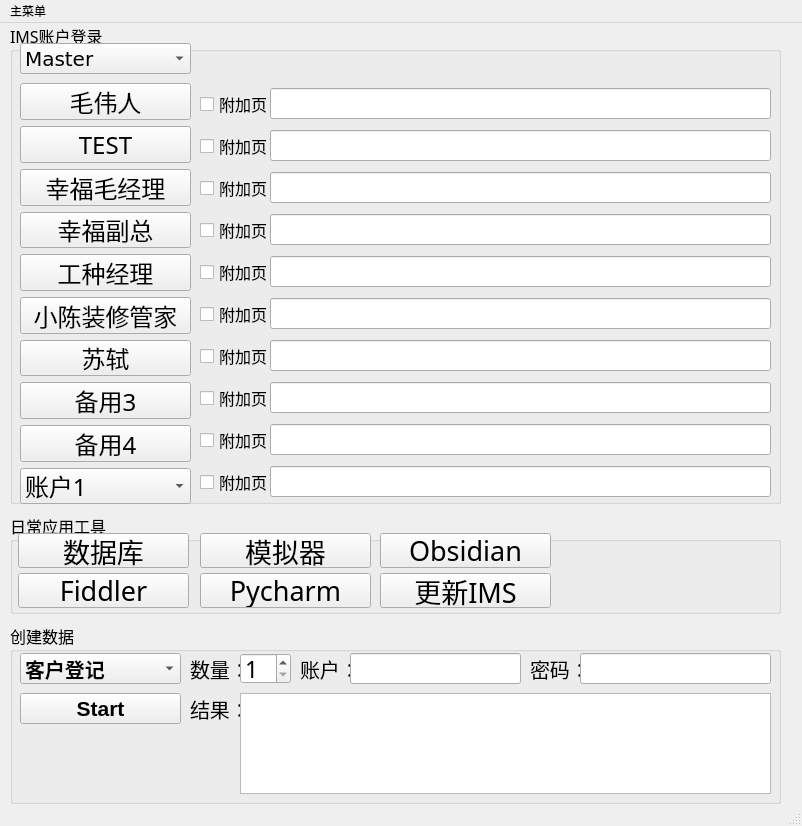
<?xml version="1.0" encoding="UTF-8"?>
<ui version="4.0">
 <class>MainWindow</class>
 <widget class="QMainWindow" name="MainWindow">
  <property name="enabled">
   <bool>true</bool>
  </property>
  <property name="geometry">
   <rect>
    <x>0</x>
    <y>0</y>
    <width>802</width>
    <height>826</height>
   </rect>
  </property>
  <property name="windowTitle">
   <string>MainWindow</string>
  </property>
  <widget class="QWidget" name="centralwidget">
   <widget class="QGroupBox" name="groupBox">
    <property name="geometry">
     <rect>
      <x>10</x>
      <y>600</y>
      <width>771</width>
      <height>181</height>
     </rect>
    </property>
    <property name="font">
     <font>
      <family>新宋体</family>
      <pointsize>12</pointsize>
     </font>
    </property>
    <property name="title">
     <string>创建数据</string>
    </property>
    <widget class="QComboBox" name="comboBox_2">
     <property name="geometry">
      <rect>
       <x>10</x>
       <y>30</y>
       <width>161</width>
       <height>31</height>
      </rect>
     </property>
     <property name="font">
      <font>
       <family>楷体</family>
       <pointsize>15</pointsize>
       <weight>75</weight>
       <bold>true</bold>
      </font>
     </property>
     <item>
      <property name="text">
       <string>客户登记</string>
      </property>
     </item>
     <item>
      <property name="text">
       <string>合同登记</string>
      </property>
     </item>
     <item>
      <property name="text">
       <string>合同优惠单登记</string>
      </property>
     </item>
     <item>
      <property name="text">
       <string>开工预案（UI）</string>
      </property>
     </item>
     <item>
      <property name="text">
       <string>设计见面</string>
      </property>
     </item>
     <item>
      <property name="text">
       <string>报价单（UI）</string>
      </property>
     </item>
     <item>
      <property name="text">
       <string>开工申请（UI）</string>
      </property>
     </item>
     <item>
      <property name="text">
       <string>核算单（UI）</string>
      </property>
     </item>
    </widget>
    <widget class="QLabel" name="label">
     <property name="geometry">
      <rect>
       <x>180</x>
       <y>30</y>
       <width>54</width>
       <height>31</height>
      </rect>
     </property>
     <property name="font">
      <font>
       <family>新宋体</family>
       <pointsize>15</pointsize>
      </font>
     </property>
     <property name="text">
      <string>数量：</string>
     </property>
    </widget>
    <widget class="QSpinBox" name="spinBox">
     <property name="geometry">
      <rect>
       <x>230</x>
       <y>30</y>
       <width>51</width>
       <height>31</height>
      </rect>
     </property>
     <property name="font">
      <font>
       <family>Microsoft YaHei</family>
       <pointsize>17</pointsize>
      </font>
     </property>
     <property name="suffix">
      <string/>
     </property>
     <property name="prefix">
      <string/>
     </property>
     <property name="minimum">
      <number>1</number>
     </property>
    </widget>
    <widget class="QLabel" name="label_2">
     <property name="geometry">
      <rect>
       <x>290</x>
       <y>30</y>
       <width>54</width>
       <height>31</height>
      </rect>
     </property>
     <property name="font">
      <font>
       <family>新宋体</family>
       <pointsize>15</pointsize>
      </font>
     </property>
     <property name="text">
      <string>账户：</string>
     </property>
    </widget>
    <widget class="QLineEdit" name="lineEdit_15">
     <property name="geometry">
      <rect>
       <x>340</x>
       <y>30</y>
       <width>171</width>
       <height>31</height>
      </rect>
     </property>
     <property name="maximumSize">
      <size>
       <width>16777215</width>
       <height>16777215</height>
      </size>
     </property>
    </widget>
    <widget class="QLabel" name="label_3">
     <property name="geometry">
      <rect>
       <x>520</x>
       <y>30</y>
       <width>54</width>
       <height>31</height>
      </rect>
     </property>
     <property name="font">
      <font>
       <family>新宋体</family>
       <pointsize>15</pointsize>
      </font>
     </property>
     <property name="text">
      <string>密码：</string>
     </property>
    </widget>
    <widget class="QLineEdit" name="lineEdit_16">
     <property name="geometry">
      <rect>
       <x>570</x>
       <y>30</y>
       <width>191</width>
       <height>31</height>
      </rect>
     </property>
     <property name="maximumSize">
      <size>
       <width>16777215</width>
       <height>16777215</height>
      </size>
     </property>
    </widget>
    <widget class="QPushButton" name="pushButton">
     <property name="geometry">
      <rect>
       <x>10</x>
       <y>70</y>
       <width>161</width>
       <height>31</height>
      </rect>
     </property>
     <property name="font">
      <font>
       <family>Microsoft YaHei UI</family>
       <pointsize>16</pointsize>
       <weight>75</weight>
       <bold>true</bold>
      </font>
     </property>
     <property name="text">
      <string>Start</string>
     </property>
    </widget>
    <widget class="QLabel" name="label_4">
     <property name="geometry">
      <rect>
       <x>180</x>
       <y>70</y>
       <width>54</width>
       <height>31</height>
      </rect>
     </property>
     <property name="font">
      <font>
       <family>新宋体</family>
       <pointsize>15</pointsize>
      </font>
     </property>
     <property name="text">
      <string>结果：</string>
     </property>
    </widget>
    <widget class="QTextEdit" name="textEdit">
     <property name="geometry">
      <rect>
       <x>230</x>
       <y>70</y>
       <width>531</width>
       <height>101</height>
      </rect>
     </property>
    </widget>
   </widget>
   <widget class="QGroupBox" name="groupBox_2">
    <property name="geometry">
     <rect>
      <x>10</x>
      <y>0</y>
      <width>771</width>
      <height>481</height>
     </rect>
    </property>
    <property name="font">
     <font>
      <family>新宋体</family>
      <pointsize>12</pointsize>
     </font>
    </property>
    <property name="title">
     <string>IMS账户登录</string>
    </property>
    <widget class="QComboBox" name="comboBox">
     <property name="geometry">
      <rect>
       <x>10</x>
       <y>20</y>
       <width>171</width>
       <height>31</height>
      </rect>
     </property>
     <property name="font">
      <font>
       <family>Verdana</family>
       <pointsize>15</pointsize>
      </font>
     </property>
     <item>
      <property name="text">
       <string>Master</string>
      </property>
     </item>
     <item>
      <property name="text">
       <string>Release_1</string>
      </property>
     </item>
     <item>
      <property name="text">
       <string>Release_2</string>
      </property>
     </item>
     <item>
      <property name="text">
       <string>Release_3</string>
      </property>
     </item>
     <item>
      <property name="text">
       <string>Release_4</string>
      </property>
     </item>
     <item>
      <property name="text">
       <string>Release_5</string>
      </property>
     </item>
     <item>
      <property name="text">
       <string>Release_6</string>
      </property>
     </item>
    </widget>
    <widget class="QWidget" name="verticalLayoutWidget">
     <property name="geometry">
      <rect>
       <x>10</x>
       <y>60</y>
       <width>171</width>
       <height>421</height>
      </rect>
     </property>
     <layout class="QVBoxLayout" name="verticalLayout">
      <item>
       <widget class="QPushButton" name="pushButton_2">
        <property name="enabled">
         <bool>true</bool>
        </property>
        <property name="maximumSize">
         <size>
          <width>16777215</width>
          <height>16777215</height>
         </size>
        </property>
        <property name="font">
         <font>
          <family>仿宋</family>
          <pointsize>18</pointsize>
         </font>
        </property>
        <property name="text">
         <string>毛伟人</string>
        </property>
        <property name="autoDefault">
         <bool>false</bool>
        </property>
        <property name="default">
         <bool>false</bool>
        </property>
        <property name="flat">
         <bool>false</bool>
        </property>
       </widget>
      </item>
      <item>
       <widget class="QPushButton" name="pushButton_8">
        <property name="enabled">
         <bool>true</bool>
        </property>
        <property name="maximumSize">
         <size>
          <width>16777215</width>
          <height>16777215</height>
         </size>
        </property>
        <property name="font">
         <font>
          <family>仿宋</family>
          <pointsize>18</pointsize>
         </font>
        </property>
        <property name="text">
         <string>TEST</string>
        </property>
        <property name="autoDefault">
         <bool>false</bool>
        </property>
        <property name="default">
         <bool>false</bool>
        </property>
        <property name="flat">
         <bool>false</bool>
        </property>
       </widget>
      </item>
      <item>
       <widget class="QPushButton" name="pushButton_7">
        <property name="enabled">
         <bool>true</bool>
        </property>
        <property name="maximumSize">
         <size>
          <width>16777215</width>
          <height>16777215</height>
         </size>
        </property>
        <property name="font">
         <font>
          <family>仿宋</family>
          <pointsize>18</pointsize>
         </font>
        </property>
        <property name="text">
         <string>幸福毛经理</string>
        </property>
        <property name="autoDefault">
         <bool>false</bool>
        </property>
        <property name="default">
         <bool>false</bool>
        </property>
        <property name="flat">
         <bool>false</bool>
        </property>
       </widget>
      </item>
      <item>
       <widget class="QPushButton" name="pushButton_5">
        <property name="enabled">
         <bool>true</bool>
        </property>
        <property name="maximumSize">
         <size>
          <width>16777215</width>
          <height>16777215</height>
         </size>
        </property>
        <property name="font">
         <font>
          <family>仿宋</family>
          <pointsize>18</pointsize>
         </font>
        </property>
        <property name="text">
         <string>幸福副总</string>
        </property>
        <property name="autoDefault">
         <bool>false</bool>
        </property>
        <property name="default">
         <bool>false</bool>
        </property>
        <property name="flat">
         <bool>false</bool>
        </property>
       </widget>
      </item>
      <item>
       <widget class="QPushButton" name="pushButton_4">
        <property name="enabled">
         <bool>true</bool>
        </property>
        <property name="maximumSize">
         <size>
          <width>16777215</width>
          <height>16777215</height>
         </size>
        </property>
        <property name="font">
         <font>
          <family>仿宋</family>
          <pointsize>18</pointsize>
         </font>
        </property>
        <property name="text">
         <string>工种经理</string>
        </property>
        <property name="autoDefault">
         <bool>false</bool>
        </property>
        <property name="default">
         <bool>false</bool>
        </property>
        <property name="flat">
         <bool>false</bool>
        </property>
       </widget>
      </item>
      <item>
       <widget class="QPushButton" name="pushButton_13">
        <property name="enabled">
         <bool>true</bool>
        </property>
        <property name="maximumSize">
         <size>
          <width>16777215</width>
          <height>16777215</height>
         </size>
        </property>
        <property name="font">
         <font>
          <family>仿宋</family>
          <pointsize>18</pointsize>
         </font>
        </property>
        <property name="text">
         <string>小陈装修管家</string>
        </property>
        <property name="autoDefault">
         <bool>false</bool>
        </property>
        <property name="default">
         <bool>false</bool>
        </property>
        <property name="flat">
         <bool>false</bool>
        </property>
       </widget>
      </item>
      <item>
       <widget class="QPushButton" name="pushButton_15">
        <property name="enabled">
         <bool>true</bool>
        </property>
        <property name="maximumSize">
         <size>
          <width>16777215</width>
          <height>16777215</height>
         </size>
        </property>
        <property name="font">
         <font>
          <family>仿宋</family>
          <pointsize>18</pointsize>
         </font>
        </property>
        <property name="text">
         <string>苏轼</string>
        </property>
        <property name="autoDefault">
         <bool>false</bool>
        </property>
        <property name="default">
         <bool>false</bool>
        </property>
        <property name="flat">
         <bool>false</bool>
        </property>
       </widget>
      </item>
      <item>
       <widget class="QPushButton" name="pushButton_16">
        <property name="enabled">
         <bool>true</bool>
        </property>
        <property name="maximumSize">
         <size>
          <width>16777215</width>
          <height>16777215</height>
         </size>
        </property>
        <property name="font">
         <font>
          <family>仿宋</family>
          <pointsize>18</pointsize>
         </font>
        </property>
        <property name="text">
         <string>备用3</string>
        </property>
        <property name="autoDefault">
         <bool>false</bool>
        </property>
        <property name="default">
         <bool>false</bool>
        </property>
        <property name="flat">
         <bool>false</bool>
        </property>
       </widget>
      </item>
      <item>
       <widget class="QPushButton" name="pushButton_17">
        <property name="enabled">
         <bool>true</bool>
        </property>
        <property name="maximumSize">
         <size>
          <width>16777215</width>
          <height>16777215</height>
         </size>
        </property>
        <property name="font">
         <font>
          <family>仿宋</family>
          <pointsize>18</pointsize>
         </font>
        </property>
        <property name="text">
         <string>备用4</string>
        </property>
        <property name="autoDefault">
         <bool>false</bool>
        </property>
        <property name="default">
         <bool>false</bool>
        </property>
        <property name="flat">
         <bool>false</bool>
        </property>
       </widget>
      </item>
      <item>
       <widget class="QComboBox" name="comboBox_3">
        <property name="font">
         <font>
          <family>仿宋</family>
          <pointsize>18</pointsize>
         </font>
        </property>
        <item>
         <property name="text">
          <string>账户1</string>
         </property>
        </item>
        <item>
         <property name="text">
          <string>账户2</string>
         </property>
        </item>
        <item>
         <property name="text">
          <string>账户3</string>
         </property>
        </item>
       </widget>
      </item>
     </layout>
    </widget>
    <widget class="QWidget" name="verticalLayoutWidget_2">
     <property name="geometry">
      <rect>
       <x>190</x>
       <y>60</y>
       <width>71</width>
       <height>421</height>
      </rect>
     </property>
     <layout class="QVBoxLayout" name="verticalLayout_2">
      <item>
       <widget class="QCheckBox" name="checkBox_2">
        <property name="text">
         <string>附加页</string>
        </property>
       </widget>
      </item>
      <item>
       <widget class="QCheckBox" name="checkBox_6">
        <property name="text">
         <string>附加页</string>
        </property>
       </widget>
      </item>
      <item>
       <widget class="QCheckBox" name="checkBox_8">
        <property name="text">
         <string>附加页</string>
        </property>
       </widget>
      </item>
      <item>
       <widget class="QCheckBox" name="checkBox_10">
        <property name="text">
         <string>附加页</string>
        </property>
       </widget>
      </item>
      <item>
       <widget class="QCheckBox" name="checkBox_11">
        <property name="text">
         <string>附加页</string>
        </property>
       </widget>
      </item>
      <item>
       <widget class="QCheckBox" name="checkBox_5">
        <property name="text">
         <string>附加页</string>
        </property>
       </widget>
      </item>
      <item>
       <widget class="QCheckBox" name="checkBox_13">
        <property name="text">
         <string>附加页</string>
        </property>
       </widget>
      </item>
      <item>
       <widget class="QCheckBox" name="checkBox_3">
        <property name="text">
         <string>附加页</string>
        </property>
       </widget>
      </item>
      <item>
       <widget class="QCheckBox" name="checkBox_15">
        <property name="text">
         <string>附加页</string>
        </property>
       </widget>
      </item>
      <item>
       <widget class="QCheckBox" name="checkBox_14">
        <property name="text">
         <string>附加页</string>
        </property>
       </widget>
      </item>
     </layout>
    </widget>
    <widget class="QWidget" name="verticalLayoutWidget_3">
     <property name="geometry">
      <rect>
       <x>260</x>
       <y>60</y>
       <width>501</width>
       <height>421</height>
      </rect>
     </property>
     <layout class="QVBoxLayout" name="verticalLayout_3">
      <item>
       <widget class="QLineEdit" name="lineEdit_12"/>
      </item>
      <item>
       <widget class="QLineEdit" name="lineEdit_11"/>
      </item>
      <item>
       <widget class="QLineEdit" name="lineEdit_3"/>
      </item>
      <item>
       <widget class="QLineEdit" name="lineEdit_4"/>
      </item>
      <item>
       <widget class="QLineEdit" name="lineEdit_5"/>
      </item>
      <item>
       <widget class="QLineEdit" name="lineEdit_6"/>
      </item>
      <item>
       <widget class="QLineEdit" name="lineEdit_7"/>
      </item>
      <item>
       <widget class="QLineEdit" name="lineEdit_8"/>
      </item>
      <item>
       <widget class="QLineEdit" name="lineEdit_9">
        <property name="text">
         <string/>
        </property>
       </widget>
      </item>
      <item>
       <widget class="QLineEdit" name="lineEdit">
        <property name="maximumSize">
         <size>
          <width>16777215</width>
          <height>16777215</height>
         </size>
        </property>
       </widget>
      </item>
     </layout>
    </widget>
   </widget>
   <widget class="QGroupBox" name="groupBox_3">
    <property name="geometry">
     <rect>
      <x>10</x>
      <y>490</y>
      <width>771</width>
      <height>101</height>
     </rect>
    </property>
    <property name="font">
     <font>
      <family>新宋体</family>
      <pointsize>12</pointsize>
     </font>
    </property>
    <property name="title">
     <string>日常应用工具</string>
    </property>
    <widget class="QPushButton" name="pushButton_6">
     <property name="enabled">
      <bool>true</bool>
     </property>
     <property name="geometry">
      <rect>
       <x>8</x>
       <y>20</y>
       <width>171</width>
       <height>35</height>
      </rect>
     </property>
     <property name="maximumSize">
      <size>
       <width>16777215</width>
       <height>16777215</height>
      </size>
     </property>
     <property name="font">
      <font>
       <family>仿宋</family>
       <pointsize>20</pointsize>
      </font>
     </property>
     <property name="text">
      <string>数据库</string>
     </property>
     <property name="autoDefault">
      <bool>false</bool>
     </property>
     <property name="default">
      <bool>false</bool>
     </property>
     <property name="flat">
      <bool>false</bool>
     </property>
    </widget>
    <widget class="QPushButton" name="pushButton_9">
     <property name="enabled">
      <bool>true</bool>
     </property>
     <property name="geometry">
      <rect>
       <x>8</x>
       <y>60</y>
       <width>171</width>
       <height>35</height>
      </rect>
     </property>
     <property name="maximumSize">
      <size>
       <width>16777215</width>
       <height>16777215</height>
      </size>
     </property>
     <property name="font">
      <font>
       <family>仿宋</family>
       <pointsize>20</pointsize>
      </font>
     </property>
     <property name="text">
      <string>Fiddler</string>
     </property>
     <property name="autoDefault">
      <bool>false</bool>
     </property>
     <property name="default">
      <bool>false</bool>
     </property>
     <property name="flat">
      <bool>false</bool>
     </property>
    </widget>
    <widget class="QPushButton" name="pushButton_3">
     <property name="enabled">
      <bool>true</bool>
     </property>
     <property name="geometry">
      <rect>
       <x>370</x>
       <y>60</y>
       <width>171</width>
       <height>35</height>
      </rect>
     </property>
     <property name="maximumSize">
      <size>
       <width>16777215</width>
       <height>16777215</height>
      </size>
     </property>
     <property name="font">
      <font>
       <family>仿宋</family>
       <pointsize>20</pointsize>
      </font>
     </property>
     <property name="text">
      <string>更新IMS</string>
     </property>
     <property name="autoDefault">
      <bool>false</bool>
     </property>
     <property name="default">
      <bool>false</bool>
     </property>
     <property name="flat">
      <bool>false</bool>
     </property>
    </widget>
    <widget class="QPushButton" name="pushButton_11">
     <property name="enabled">
      <bool>true</bool>
     </property>
     <property name="geometry">
      <rect>
       <x>190</x>
       <y>20</y>
       <width>171</width>
       <height>35</height>
      </rect>
     </property>
     <property name="maximumSize">
      <size>
       <width>16777215</width>
       <height>16777215</height>
      </size>
     </property>
     <property name="font">
      <font>
       <family>仿宋</family>
       <pointsize>20</pointsize>
      </font>
     </property>
     <property name="text">
      <string>模拟器</string>
     </property>
     <property name="autoDefault">
      <bool>false</bool>
     </property>
     <property name="default">
      <bool>false</bool>
     </property>
     <property name="flat">
      <bool>false</bool>
     </property>
    </widget>
    <widget class="QPushButton" name="pushButton_12">
     <property name="enabled">
      <bool>true</bool>
     </property>
     <property name="geometry">
      <rect>
       <x>190</x>
       <y>60</y>
       <width>171</width>
       <height>35</height>
      </rect>
     </property>
     <property name="maximumSize">
      <size>
       <width>16777215</width>
       <height>16777215</height>
      </size>
     </property>
     <property name="font">
      <font>
       <family>仿宋</family>
       <pointsize>20</pointsize>
      </font>
     </property>
     <property name="text">
      <string>Pycharm</string>
     </property>
     <property name="autoDefault">
      <bool>false</bool>
     </property>
     <property name="default">
      <bool>false</bool>
     </property>
     <property name="flat">
      <bool>false</bool>
     </property>
    </widget>
    <widget class="QPushButton" name="pushButton_14">
     <property name="enabled">
      <bool>true</bool>
     </property>
     <property name="geometry">
      <rect>
       <x>370</x>
       <y>20</y>
       <width>171</width>
       <height>35</height>
      </rect>
     </property>
     <property name="maximumSize">
      <size>
       <width>16777215</width>
       <height>16777215</height>
      </size>
     </property>
     <property name="font">
      <font>
       <family>仿宋</family>
       <pointsize>20</pointsize>
      </font>
     </property>
     <property name="text">
      <string>Obsidian</string>
     </property>
     <property name="autoDefault">
      <bool>false</bool>
     </property>
     <property name="default">
      <bool>false</bool>
     </property>
     <property name="flat">
      <bool>false</bool>
     </property>
    </widget>
   </widget>
  </widget>
  <widget class="QMenuBar" name="menubar">
   <property name="geometry">
    <rect>
     <x>0</x>
     <y>0</y>
     <width>802</width>
     <height>23</height>
    </rect>
   </property>
   <widget class="QMenu" name="menu">
    <property name="title">
     <string>主菜单</string>
    </property>
   </widget>
   <addaction name="menu"/>
  </widget>
  <widget class="QStatusBar" name="statusbar"/>
 </widget>
 <resources/>
 <connections/>
</ui>
